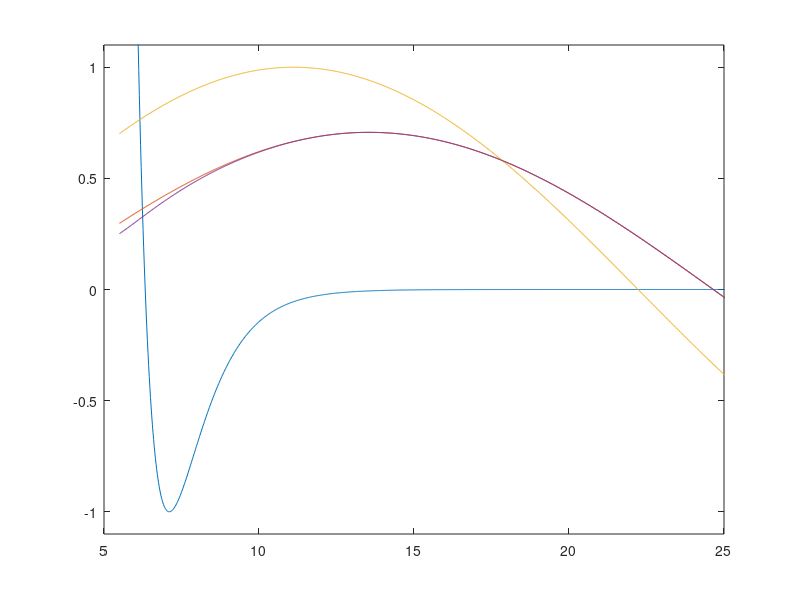

The MATLAB source for this figure:
function trial
%% Problem spceifics
% Ar-Ar scattering example from 
% http://www2.chem.umd.edu/groups/alexander/teaching/inelastic_scattering.pdf
zStart = 5.5; 
zEnd   = 1000;  % bohr

mu   = 19.974; % molecular mass
Einc = 5e-4; % incoming energy
el   = 0;    % partial wave

%Potentials coeffs given in Ha a0 (Hartree Bohr)
De   = 4.456e-4;
re   = 7.1053;
beta = 0.89305;

%%%%%%%%%%%%%%%%%%%%%%%%%%%%%%%%%%%%%%%
% % Trial3 problem
% zStart = 0.01;
% zEnd   = 100;
% d      = 0.01;
% 
% mu     = 0.5; % mass
% Einc   = 1;
% el     = 0;
% 
% % Potential coeffs
% A      = 500;
% C6     = 1;
% C12    = 1;


%% Function definitions
% Types of potentials
V_morse = @(r) De*(exp(-2*beta*(r-re)) - 2*exp(-beta*(r-re))) + el*(el + 1)./(2*mu*r.^2);% Morse potential
V_LJ    = @(r) A*(C12./r.^12 - C6./r.^6) + el*(el + 1)./(2*mu*r.^2);

%Wavevector definition
k       = @(E) sqrt(2*mu*E);

% Analytic aymptotic solution
posPlane = @(A, k, x) A*exp(1i*k.*x);
negPlane = @(B, k, x) B*exp(-1i*k.*x);
fRAsym   = @(x, k, C) [ (-1i)^(el+1)*posPlane(C(1), k, x) (1i)^(el+1)*negPlane(C(2), k, x) ];

% General Numerov propagator (used for linear second order differential equations)
% INPUTS
%   d: grid spacing (grid must be equidistanct)
%   k: 3 element squared wavevector, [k_n-2, k_n-1, k_n] where k_i is the position at a specified index i, and i = n is the current index
%   R: 2 element value vector, [R_n-2, R_n-1] where R(z) is the scaled radial wavefunction being solved for
numerov = @(d, k, z, R) ((2 - (10*d^2/12)*k(2))*R(2) - (1 + (d^2/12)*k(1))*R(1))/(1 + (d^2/12)*k(3));

%% Setup
% Choose the type of potential
V    = @(r) V_morse(r);
kloc = @(r) k(Einc - V(r)); % local wavevector

% Grid spacing (must be equidistant)
rMin      = 7.1; % Position of minimum defined above
lambdaMax = 2*pi/(kloc(rMin)); % fastest oscillation is at deepest point in potential
d         = lambdaMax/100; % At least 10 points per oscillation
d = 0.02;

% z - the interparticle spacing
z = zStart:d:zEnd;
    
% Initialize solution vector
R    = deal(nan(1,length(z)));
R(1) = eps; %arbitrary
R(2) = ((1 + k(V(z(1)) - Einc)*d)*R(1)); % assume linear first step

%% Solver
% Propagate radial function from within classically forbidden region
for i = 3:length(z)
    R(i) = numerov(d, kloc(z([i-2 i-1 i])).^2, z([i-2 i-1 i]), R([i-2 i-1]));
end

% Find the value at the asymptotic solution to get normalization
C = fRAsym(z([end end-1])', k(Einc), [1 1])\R([end end-1])';
C = C./norm(C);

% Find the phase shift
S_el = C(1)*k(Einc)/C(2);
delL = real(log(S_el)/(2*1i))

% Get the normalized wavefunctions
Rasym = sum(real(fRAsym(z', k(Einc), C)), 2); 
R     = Rasym(end)/R(end)*R;

figure;
plot(z, V(z)./(-min(V(z))),...
     z, 0.5*Rasym,...
     z, 0.5*sum(real(fRAsym(z', k(Einc), [1 1])), 2),...
     z, 0.5*R)
ylim([-1.1 1.1])
xlim([5 25])
end